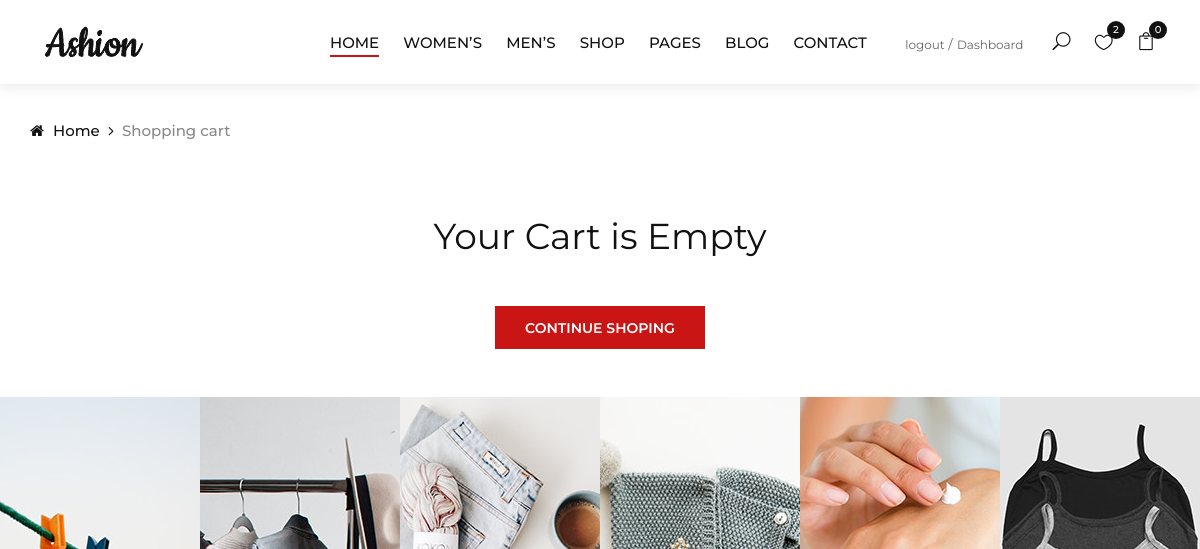
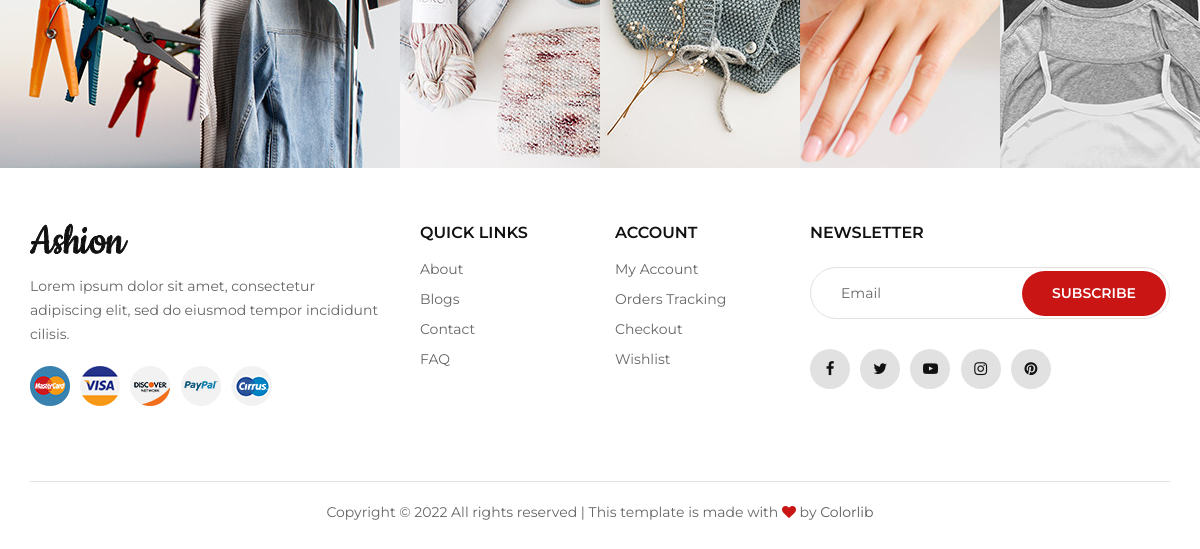
Page /cart/ (signed in) on the earlier database version (2 pictures, top to bottom).
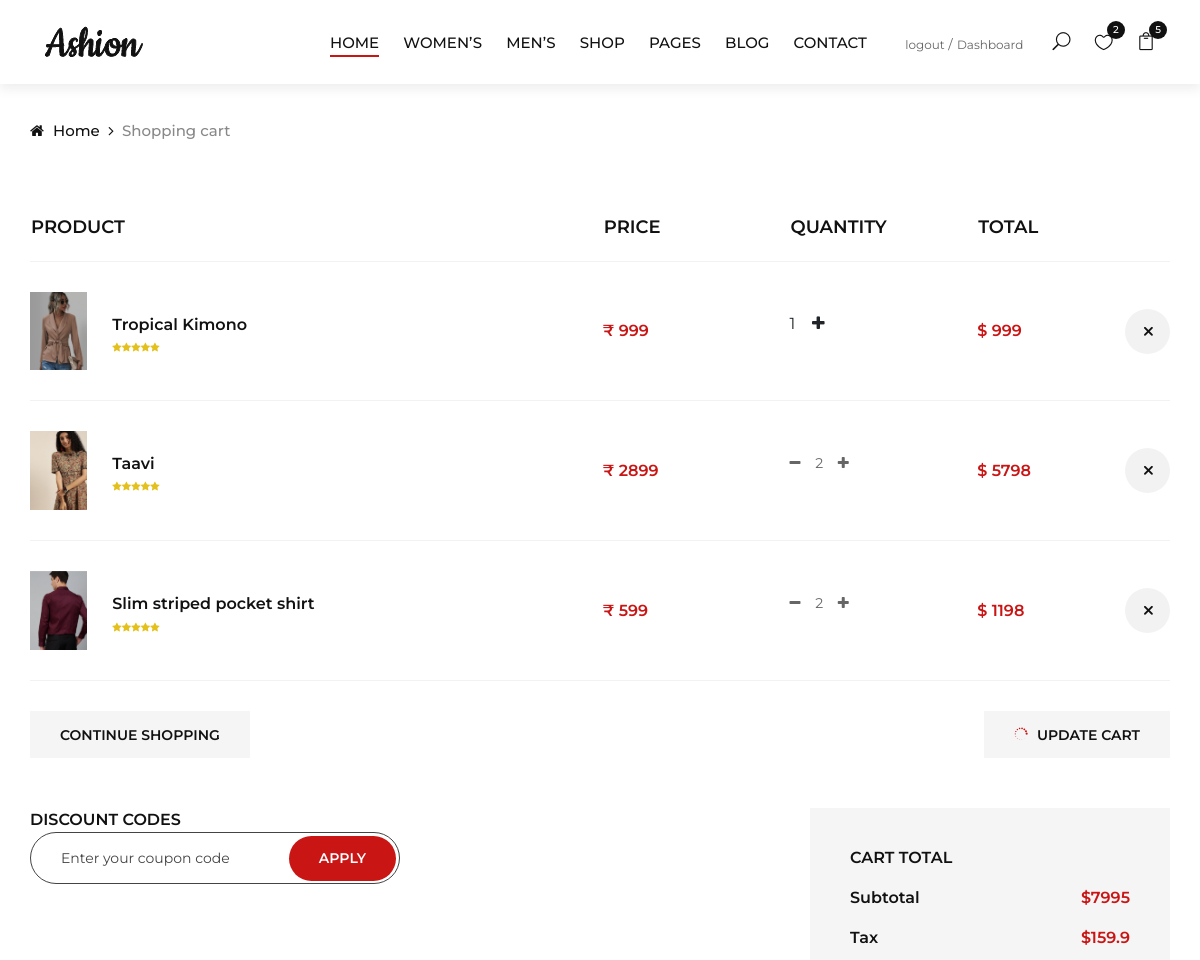
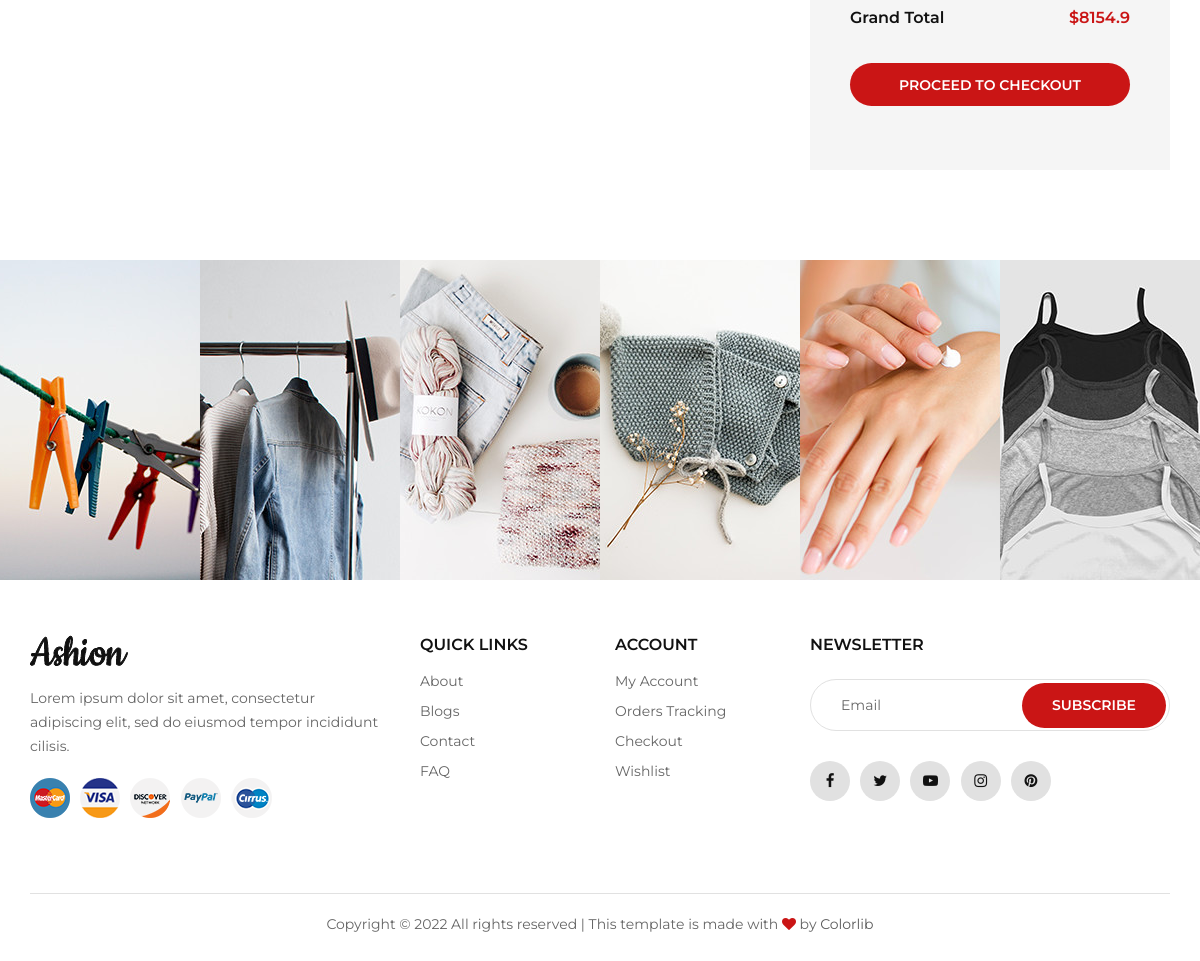
Same page on the later database version (2 pictures, top to bottom).
### carts/models.py (models this page shows, shortened)
class CartItem(models.Model):
    user = models.ForeignKey(Account, on_delete=models.CASCADE, null=True)
    product = models.ForeignKey(Product, on_delete=models.CASCADE)
    variations = models.ManyToManyField(Variation, blank=True)
    cart = models.ForeignKey(Cart, on_delete=models.CASCADE,null=True)
    quantity = models.IntegerField()
    is_active = models.BooleanField(default=True)
    def sub_total(self):
        return self.product.price * self.quantity

### store/models.py (models this page shows, shortened)
class Product(models.Model):
    product_name = models.CharField(max_length=255, unique=True)
    slug = models.SlugField(max_length=255, unique=True)
    description = models.TextField(max_length=500, blank=True)
    price = models.IntegerField()
    stock = models.IntegerField()
    images = models.ImageField(upload_to='photos/products')
    cropping = ImageRatioField('images', '512x512')
    image_1 = models.ImageField(upload_to='photos/products',blank=True)
    image_2 = models.ImageField(upload_to='photos/products',blank=True)
    image_3 = models.ImageField(upload_to='photos/products',blank=True)
    image_4 = models.ImageField(upload_to='photos/products',blank=True)
    is_available = models.BooleanField(default=True)
    category = models.ForeignKey(Category, on_delete=models.CASCADE)
    created_date = models.DateTimeField(auto_now_add=True)
    modified_date = models.DateTimeField(auto_now=True)
    def get_url(self):
        return reverse('product_detail',args=[self.category.slug, self.slug])

### carts/views.py (the view)
# urls.py: path('cart/',include('carts.urls')),
def cart(request, total=0, quantity=0, cart_items=None):
    try:
        applyed_coupen = None
        coupon  = request.session['code']
        print(coupon)
        applyed_coupen = Coupons.objects.filter(code=coupon).first()
        print(applyed_coupen)
    except :
        pass
    try:
        tax = 0
        grand_total = 0
        discount_price = 0
        if request.user.is_authenticated:
            cart_items = CartItem.objects.filter(user=request.user, is_active=True)
        else:
            cart = Cart.objects.get(cart_id=_cart_id(request))
            cart_items = CartItem.objects.filter(cart=cart, is_active=True)
        for cart_item in cart_items:
            total +=(cart_item.product.price * cart_item.quantity)
            quantity += cart_item.quantity
        tax = (2 * total)/100
        grand_total = total + tax
        if applyed_coupen:
            discount_price = (grand_total - (applyed_coupen.discount * grand_total)/100   )
    except ObjectDoesNotExist:
        pass
    context ={
        'total' : total,
        'quantity' : quantity,
        'cart_items' : cart_items,
        'tax' : tax,
        'grand_total' : grand_total,
        'applyed_coupen' : applyed_coupen,
        'discount_price':discount_price,
    }
    return render (request, 'cart.html', context)

### carts/context_processors.py (called while the page is built)
def counter(request):
    cart_count = 0
    if 'admin' in request.path:
        return{}
    else :
        try:
            cart = Cart.objects.filter(cart_id = _cart_id(request))
            if request.user.is_authenticated:
                cart_items = CartItem.objects.all().filter(user=request.user)
            else :
                cart_items = CartItem.objects.all().filter(cart=cart[:1])
            for cart_item in cart_items:
                cart_count += cart_item.quantity
        except Cart.DoesNotExist:
            cart_count = 0
    return dict(cart_count=cart_count)

### carts/views.py (called while the page is built)
def _cart_id(request):
    cart = request.session.session_key
    if not cart :
        cart = request.session.create()
    return cart

### category/context_processors.py (called while the page is built)
def menu_links(request):
    links = Category.objects.all()
    return dict(links=links)

### templates/cart.html (shortened to what this page needs)
{% extends 'base.html' %}
{% load static %}
{% block content %}
 <div class="breadcrumb-option">
    <div class="container">
        <div class="row">
            <div class="col-lg-12">
                <div class="breadcrumb__links">
                    <a href="{% url 'home' %}"><i class="fa fa-home"></i> Home</a>
                    <span>Shopping cart</span>
                </div>
            </div>
        </div>
    </div>
</div>
{% if not cart_items %}
<br><br><br>
<div class="text-center">
<h2 class="text-center">Your Cart is Empty</h2>
<br><br>
<a href="{% url 'store' %}" class="primary-btn text-center">Continue Shoping</a>
<br><br><br>
</div>
{% else %}
<section class="shop-cart spad">
    <div class="container">
        <div class="row">
            <div class="col-lg-12">
                <div class="shop__cart__table">
                    <table>
                        <thead>
                            <tr>
                                <th>Product</th>
                                <th>Price</th>
                                <th>Quantity</th>
                                <th>Total</th>
                                <th></th>
                            </tr>
                        </thead>
                        <tbody>
                            {% for cart_items in cart_items %}
                            <tr>
                                <td class="cart__product__item">
                                    <img src="{{cart_items.product.images.url}}" alt="">
                                    <div class="cart__product__item__title">
                                       <a href="{{ cart_items.product.get_url }}"><h6>{{cart_items.product.product_name}}</h6></a>
                                        <div class="rating">
                                            <i class="fa fa-star"></i>
                                            <i class="fa fa-star"></i>
                                            <i class="fa fa-star"></i>
                                            <i class="fa fa-star"></i>
                                            <i class="fa fa-star"></i>
                                        </div>
                                    </div>
                                </td>
                                <td class="cart__price">₹ {{cart_items.product.price}}</td>
                                <td class="cart__quantity">
                                    <div class="pro-qt" style="border: none;">
                                        {% if cart_items.quantity > 1 %}
                                        <p> <a class="fa fa-minus" href="{% url 'remove_cart' cart_items.product.id cart_items.id %}"></a>&nbsp;&nbsp;&nbsp;
                                        {% endif %}
                                        {{cart_items.quantity}}&nbsp;&nbsp;&nbsp;
                                        <a class="fa fa-plus" href="{% url 'add_cart' cart_items.product.id %}"></a></p>
                                    </div>
                                </td>
                                <td class="cart__total">$ {{cart_items.sub_total}}</td>
                                <td class="cart__close"><a href="{% url 'remove_cart_item' cart_items.product.id cart_items.id %}" onclick ="return confirm('Are you sure you want to delete the item .?')"><span  class="icon_close"></span></a></td>
                            </tr>
                            {% endfor %}
                        </tbody>
                    </table>
                </div>
            </div>
        </div>
        <div class="row">
            <div class="col-lg-6 col-md-6 col-sm-6">
                <div class="cart__btn">
                    <a href="{% url 'store' %}">Continue Shopping</a>
                </div>
            </div>
            <div class="col-lg-6 col-md-6 col-sm-6">
                <div class="cart__btn update__btn">
                    <a href="#"><span class="icon_loading"></span> Update cart</a>
                </div>
            </div>
        </div>
        <div class="row">
            <div class="col-lg-6">
                <div class="discount__content">
                    <h6>Discount codes</h6>
                    <form action="{% url 'apply_coupon' %}" method="post">
                        <input type="text" placeholder="Enter your coupon code" name="code">
                        <button type="submit" class="site-btn">Apply</button>
                    </form>
                </div>
            </div>
            <div class="col-lg-4 offset-lg-2">
                <div class="cart__total__procced">
                    <h6>Cart total</h6>
                    <ul>
                        <li>Subtotal <span>${{total}}</span></li>
                        <li>Tax <span>${{tax}}</span></li>
                        <li>Grand Total <span>${{grand_total}}</span></li>
                    </ul>
                    <a href="{% url 'checkout' %}" class="primary-btn">Proceed to checkout</a><br>
                </div>
            </div>
        </div>
    </div>
</section>
{% endif %}
<div class="instagram">
    <div class="container-fluid">
        <div class="row">
            <div class="col-lg-2 col-md-4 col-sm-4 p-0">
                <div class="instagram__item set-bg" data-setbg="{% static 'img/instagram/insta-1.jpg' %}">
                </div>
            </div>
            <div class="col-lg-2 col-md-4 col-sm-4 p-0">
                <div class="instagram__item set-bg" data-setbg="{% static 'img/instagram/insta-2.jpg' %}">
                </div>
            </div>
            <div class="col-lg-2 col-md-4 col-sm-4 p-0">
                <div class="instagram__item set-bg" data-setbg="{% static 'img/instagram/insta-3.jpg' %}">
                </div>
            </div>
            <div class="col-lg-2 col-md-4 col-sm-4 p-0">
                <div class="instagram__item set-bg" data-setbg="{% static 'img/instagram/insta-4.jpg' %}">
                </div>
            </div>
            <div class="col-lg-2 col-md-4 col-sm-4 p-0">
                <div class="instagram__item set-bg" data-setbg="{% static 'img/instagram/insta-5.jpg' %}">
                </div>
            </div>
            <div class="col-lg-2 col-md-4 col-sm-4 p-0">
                <div class="instagram__item set-bg" data-setbg="{% static 'img/instagram/insta-6.jpg' %}">
                </div>
            </div>
        </div>
    </div>
</div>
{% endblock content %}

### templates/base.html (shortened to what this page needs)
{% load static %}
<!DOCTYPE html>
<head>
  <link
    rel="stylesheet"
    href="{% static 'css/bootstrap.min.css' %}"
    type="text/css"
  />
  <link
    rel="stylesheet"
    href="{% static 'css/font-awesome.min.css' %}"
    type="text/css"
  />
  <link
    rel="stylesheet"
    href="{% static 'css/elegant-icons.css' %}"
    type="text/css"
  />
  <link
    rel="stylesheet"
    href="{% static 'css/jquery-ui.min.css' %}"
    type="text/css"
  />
  <link
    rel="stylesheet"
    href="{% static 'css/magnific-popup.css' %}"
    type="text/css"
  />
  <link
    rel="stylesheet"
    href="{% static 'css/owl.carousel.min.css' %}"
    type="text/css"
  />
  <link
    rel="stylesheet"
    href="{% static 'css/slicknav.min.css' %}"
    type="text/css"
  />
  <link rel="stylesheet" href="{% static 'css/style.css' %}" type="text/css" />
</head>
<body>
  <header class="header">
    <div class="container-fluid">
      <div class="row">
        <div class="col-xl-3 col-lg-2">
          <div class="header__logo">
            <a href="{% url 'home' %}"
              ><img src="{% static 'img/logo.png' %}" alt=""
            /></a>
          </div>
        </div>
        <div class="col-xl-6 col-lg-7">
          <nav class="header__menu">
            <ul>
              <li class="active"><a href="{% url 'home' %}">Home</a></li>
              <li><a href="#">Women’s</a></li>
              <li><a href="#">Men’s</a></li>
              <li><a href="{% url 'store' %}">Shop</a></li>
              <li>
                <a href="#">Pages</a>
              </li>
              <li><a href="./blog.html">Blog</a></li>
              <li><a href="./contact.html">Contact</a></li>
            </ul>
          </nav>
        </div>
        <div class="col-lg-3">
          <div class="header__right">
            {% if user.id is None %}
            <div class="header__right__auth">
              <a href="{% url 'login' %}">Login</a>
              <a href="{% url 'register' %}">Register</a>
            </div>
            {% else %}
            <div class="header__right__auth">
              <a href="{% url 'logout' %}">logout</a>
              <a href="{% url 'dashboard' %}">Dashboard</a>
            </div>
            {% endif %}
            <ul class="header__right__widget">
              <li><span class="icon_search search-switch"></span></li>
              <li>
                <a href="#"
                  ><span class="icon_heart_alt"></span>
                  <div class="tip">2</div>
                </a>
              </li>
              <li>
                <a href="{% url 'cart' %}"
                  ><span class="icon_bag_alt"></span>
                  <div class="tip">{{cart_count}}</div>
                </a>
              </li>
            </ul>
          </div>
        </div>
      </div>
    </div>
  </header>
  {% block content %} {% endblock content %}
  <footer class="footer">
    <div class="container">
      <div class="row">
        <div class="col-lg-4 col-md-6 col-sm-7">
          <div class="footer__about">
            <div class="footer__logo">
              <a href="./index.html"
                ><img src="{% static 'img/logo.png' %}" alt=""
              /></a>
            </div>
            <p>
              Lorem ipsum dolor sit amet, consectetur adipiscing elit, sed do
              eiusmod tempor incididunt cilisis.
            </p>
            <div class="footer__payment">
              <a href="#"
                ><img src="{% static 'img/payment/payment-1.png' %}" alt=""
              /></a>
              <a href="#"
                ><img src="{% static 'img/payment/payment-2.png' %}" alt=""
              /></a>
              <a href="#"
                ><img src="{% static 'img/payment/payment-3.png' %}" alt=""
              /></a>
              <a href="#"
                ><img src="{% static 'img/payment/payment-4.png' %}" alt=""
              /></a>
              <a href="#"
                ><img src="{% static 'img/payment/payment-5.png' %}" alt=""
              /></a>
            </div>
          </div>
        </div>
        <div class="col-lg-2 col-md-3 col-sm-5">
          <div class="footer__widget">
            <h6>Quick links</h6>
            <ul>
              <li><a href="#">About</a></li>
              <li><a href="#">Blogs</a></li>
              <li><a href="#">Contact</a></li>
              <li><a href="#">FAQ</a></li>
            </ul>
          </div>
        </div>
        <div class="col-lg-2 col-md-3 col-sm-4">
          <div class="footer__widget">
            <h6>Account</h6>
            <ul>
              <li><a href="#">My Account</a></li>
              <li><a href="#">Orders Tracking</a></li>
              <li><a href="#">Checkout</a></li>
              <li><a href="#">Wishlist</a></li>
            </ul>
          </div>
        </div>
        <div class="col-lg-4 col-md-8 col-sm-8">
          <div class="footer__newslatter">
            <h6>NEWSLETTER</h6>
            <form action="#">
              <input type="text" placeholder="Email" />
              <button type="submit" class="site-btn">Subscribe</button>
            </form>
            <div class="footer__social">
              <a href="#"><i class="fa fa-facebook"></i></a>
              <a href="#"><i class="fa fa-twitter"></i></a>
              <a href="#"><i class="fa fa-youtube-play"></i></a>
              <a href="#"><i class="fa fa-instagram"></i></a>
              <a href="#"><i class="fa fa-pinterest"></i></a>
            </div>
          </div>
        </div>
      </div>
      <div class="row">
        <div class="col-lg-12">
          <div class="footer__copyright__text">
            <p>
              Copyright &copy;
              All rights reserved | This template is made with
              <i class="fa fa-heart" aria-hidden="true"></i> by
              <a href="https://colorlib.com" target="_blank">Colorlib</a>
            </p>
          </div>
        </div>
      </div>
    </div>
  </footer>
</body>

### templates/cart.html (style rules this page uses)
a { color: inherit; }

Differences in the rows shown:
added CartItem: product.images (picture), product.product_name "Tropical Kimono", product.price "999", quantity "1", sub_total "999"
added CartItem: product.images (picture), product.product_name "Taavi", product.price "2899", quantity "2", sub_total "5798"
added CartItem: product.images (picture), product.product_name "Slim striped pocket shirt", product.price "599", quantity "2", sub_total "1198"
Other differences:
{{ cart_count }}: "0" → "5"
{{ total }}: (not shown) → "7995"
{{ tax }}: (not shown) → "159.9"
{{ grand_total }}: (not shown) → "8154.9"
text no longer shown: "Your Cart is Empty CONTINUE SHOPING"
text now shown: "PRODUCT PRICE QUANTITY TOTAL CONTINUE SHOPPING UPDATE CART DISCOUNT CODES APPLY CART TOTAL Subtotal $ Tax $ Grand Total $ PROCEED TO CHECKOUT"
